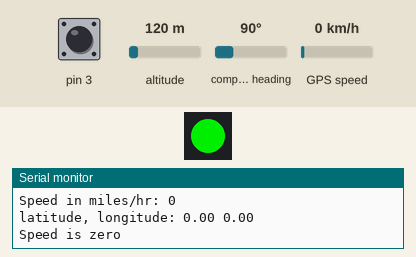
Simulated run of this sketch. Board: SparkFun Pro Micro, built with avr-gcc and run on an emulated ATmega32U4. On the bench: 1 RGB LEDs in strip order, left to right, the last lines printed to the serial monitor. The test bench sets the inputs (shaded band); at power-on: pin 3 HIGH, GPS speed 0 km/h, altitude 120 m, compass heading 90°. Dim RGB values are drawn brighter than linear; the strip is taken to match the declared colour order; the GPS gets a fix after 3 s at 37.7749, -122.4194 with 8 satellites.

Above: at 1.2 s.
1.3 s: pin 3 pulled LOW for 0.15 s
At 2.6 s:
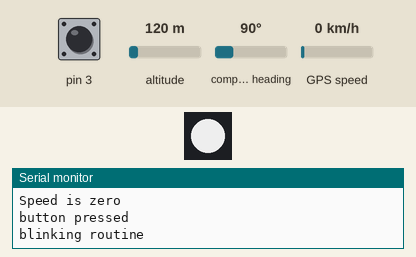
5.6 s: pin 3 pulled LOW for 1 s
At 8.1 s:
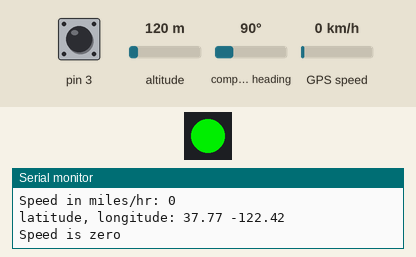
8.4 s: GPS speed set to 30 km/h
At 9.4 s:
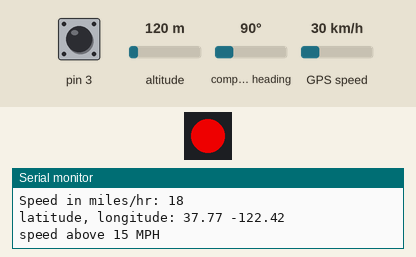
10.5 s: GPS speed set to 8 km/h
At 12.1 s:
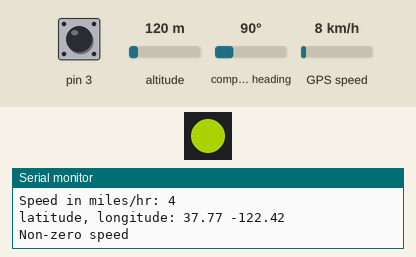
12.6 s: GPS speed set to 2 km/h
At 14.6 s:
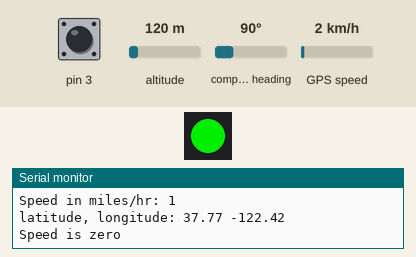
Timing chart, 0 to 15.7 s (numbered marks = the images above; inputs shaded):
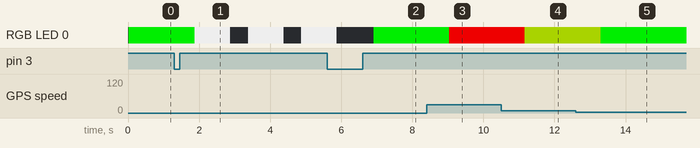

The sketch:

Bicycle-ProMicro.ino
```cpp
//by Jeremy S. Cook
//Code optimized to use on bicycle handlebars w/ Arduino Pro Micro
//Also includes a selector switch

#include <TinyGPS++.h>
#include <SoftwareSerial.h>
#include <Adafruit_NeoPixel.h>
#ifdef __AVR__
#include <avr/power.h>
#endif

#define PINRGB 2
#define NUMPIXELSRGB 1
Adafruit_NeoPixel pixelsRGB = Adafruit_NeoPixel(NUMPIXELSRGB, PINRGB, NEO_RGB + NEO_KHZ800);

const int RXPin = 8, TXPin = 9;
const uint32_t GPSBaud = 9600;
int speedM;
bool buttonState;
int lightOption = 0;
int totalOptions = 1; //this number, plus 0 is the total # of options


//TinyGPS++ object
TinyGPSPlus gps;

//Serial setup
SoftwareSerial ss(RXPin, TXPin);

void setup()
{
  pixelsRGB.begin(); // This initializes the NeoPixel library as pixelsRGB object.

  Serial.begin(115200);
  ss.begin(GPSBaud);

  Serial.println("speed on/off lighting");
  pinMode(3, INPUT_PULLUP);
}

void loop()
{
  buttonState = digitalRead(3);
  if (buttonState == LOW){
    Serial.println("button pressed");
    lightOption++;
    if (lightOption == totalOptions +1) lightOption = 0;
    delay(500);
  }
  if (lightOption == 0)speedLight();
  if (lightOption == 1)blinkLight();
}

void speedLight()
{
  while (ss.available()) gps.encode(ss.read());
  speedM = gps.speed.mph();
  Serial.print("Speed in miles/hr: "); Serial.println(speedM);
  Serial.print("latitude, longitude: "); Serial.print(gps.location.lat()); Serial.print(" "); Serial.println(gps.location.lng());
  if (speedM > 13){
    Serial.println("speed above 15 MPH");
    pixelsRGB.setPixelColor(0, pixelsRGB.Color(200,0,0)); // Green/Red/Blue
    pixelsRGB.show(); // This sends the updated pixel color to the hardware.
    delay(100);
  }

  else if (speedM > 9){
    Serial.println("speed above 10 MPH");
    pixelsRGB.setPixelColor(0, pixelsRGB.Color(0,0,200)); // Green/Red/Blue
    pixelsRGB.show(); // This sends the updated pixel color to the hardware.
    delay(100);
  }

  else if (speedM > 2){
    Serial.println("Non-zero speed");
    pixelsRGB.setPixelColor(0, pixelsRGB.Color(100,125,0)); // Green/Red/Blue
    pixelsRGB.show(); // This sends the updated pixel color to the hardware.
    delay(100);
  }
  else {
    Serial.println("Speed is zero");
    pixelsRGB.setPixelColor(0, pixelsRGB.Color(0,200,0)); // Green/Red/Blue
    pixelsRGB.show(); // This sends the updated pixel color to the hardware.
    delay(100);
  }
}

void blinkLight()
{
  Serial.println("blinking routine");
  pixelsRGB.setPixelColor(0, pixelsRGB.Color(200,200,200)); // lights up in white
  pixelsRGB.show(); // This sends the updated pixel color to the hardware.
  delay(1000);
  pixelsRGB.setPixelColor(0, pixelsRGB.Color(0,0,0)); // lights up in white
  pixelsRGB.show(); // This sends the updated pixel color to the hardware.
  delay(500);
}
```

Measured:
- after the input at 1.3 s, RGB LED 0: alternates RGB(200, 200, 200) for 1.0 s and off for 0.50 s, starting after 0.58 s
- after the input at 8.4 s, RGB LED 0: RGB(0, 200, 0) → RGB(200, 0, 0) after 0.64 s
- after the input at 10.5 s, RGB LED 0: RGB(200, 0, 0) → RGB(100, 125, 0) after 0.67 s
- after the input at 12.6 s, RGB LED 0: RGB(100, 125, 0) → RGB(0, 200, 0) after 0.69 s
